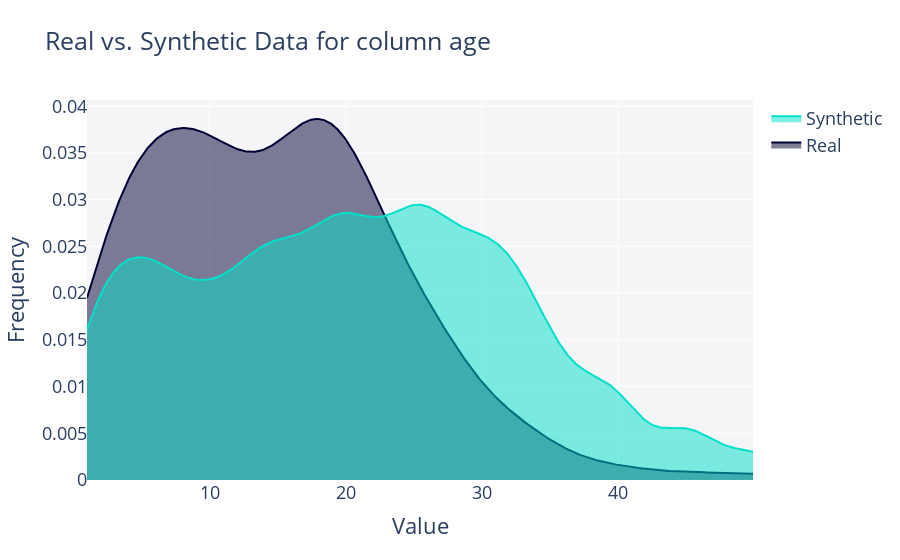
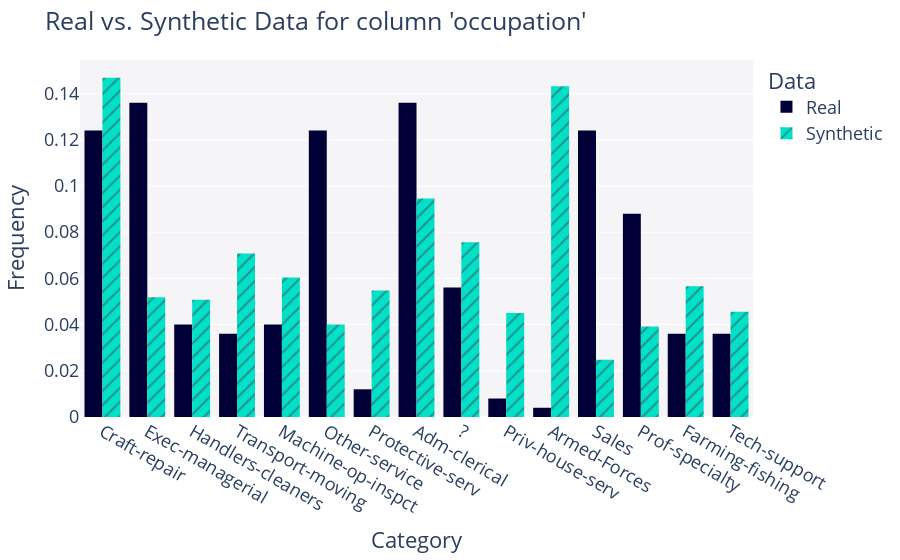

Notebook code for these charts, in order:
### Markdown cell above
## Data Analysis - DP-CTGAN

### Code cell
synthevaluator.run_data_diagnosis(train_df, dp_ctgan_df)
utility = synthevaluator.run_utility(train_df, dp_ctgan_df)
for column in train_df:
    print(utility[column])
synthevaluator.run_column_diagnosis(train_df, dp_ctgan_df, 'age')
synthevaluator.run_column_diagnosis(train_df, dp_ctgan_df, 'occupation')

### Figure 1 — Plotly figure (JSON) as saved in the notebook; plotly's stock layout.template omitted (floating-point values rounded to 4 significant figures; data arrays with more than 128 entries replaced by an {"elided": "..."} marker saying what was removed)
{"data": [{"fill": "tozeroy", "hovertemplate": "<b>Real</b><br>Value: %{x}<br>Frequency: %{y}<extra></extra>", "legendgroup": "Real", "marker": {"color": "#000036"}, "mode": "lines", "name": "Real", "showlegend": true, "type": "scatter", "x": {"elided": "500 float values"}, "xaxis": "x", "y": {"elided": "500 float values"}, "yaxis": "y"}, {"fill": "tozeroy", "hovertemplate": "<b>Synthetic</b><br>Value: %{x}<br>Frequency: %{y}<extra></extra>", "legendgroup": "Synthetic", "marker": {"color": "#01E0C9"}, "mode": "lines", "name": "Synthetic", "showlegend": true, "type": "scatter", "x": {"elided": "500 float values"}, "xaxis": "x", "y": {"elided": "500 float values"}, "yaxis": "y"}], "layout": {"barmode": "overlay", "font": {"size": 18}, "hovermode": "closest", "legend": {"traceorder": "reversed"}, "plot_bgcolor": "#F5F5F8", "title": {"text": "Real vs. Synthetic Data for column age"}, "xaxis": {"anchor": "y2", "domain": [0, 1], "title": {"text": "Value"}, "zeroline": false}, "yaxis": {"anchor": "free", "domain": [0, 1], "position": 0, "title": {"text": "Frequency"}}}}

### Figure 2 — Plotly figure (JSON) as saved in the notebook; plotly's stock layout.template omitted (floating-point values rounded to 4 significant figures; data arrays with more than 128 entries replaced by an {"elided": "..."} marker saying what was removed)
{"data": [{"alignmentgroup": "True", "bingroup": "x", "histnorm": "probability density", "hovertemplate": "<b>Real</b><br>Frequency: %{y}<extra></extra>", "legendgroup": "Real", "marker": {"color": "#000036", "pattern": {"shape": ""}}, "name": "Real", "offsetgroup": "Real", "orientation": "v", "showlegend": true, "type": "histogram", "x": {"elided": "250 str values"}, "xaxis": "x", "yaxis": "y"}, {"alignmentgroup": "True", "bingroup": "x", "histnorm": "probability density", "hovertemplate": "<b>Synthetic</b><br>Frequency: %{y}<extra></extra>", "legendgroup": "Synthetic", "marker": {"color": "#01E0C9", "pattern": {"shape": "/"}}, "name": "Synthetic", "offsetgroup": "Synthetic", "orientation": "v", "showlegend": true, "type": "histogram", "x": {"elided": "5000 str values"}, "xaxis": "x", "yaxis": "y"}], "layout": {"barmode": "group", "font": {"size": 18}, "legend": {"title": {"text": "Data"}, "tracegroupgap": 0}, "margin": {"t": 60}, "plot_bgcolor": "#F5F5F8", "title": {"text": "Real vs. Synthetic Data for column 'occupation'"}, "xaxis": {"anchor": "y", "domain": [0, 1], "title": {"text": "Category"}}, "yaxis": {"anchor": "x", "domain": [0, 1], "title": {"text": "Frequency"}}}}
